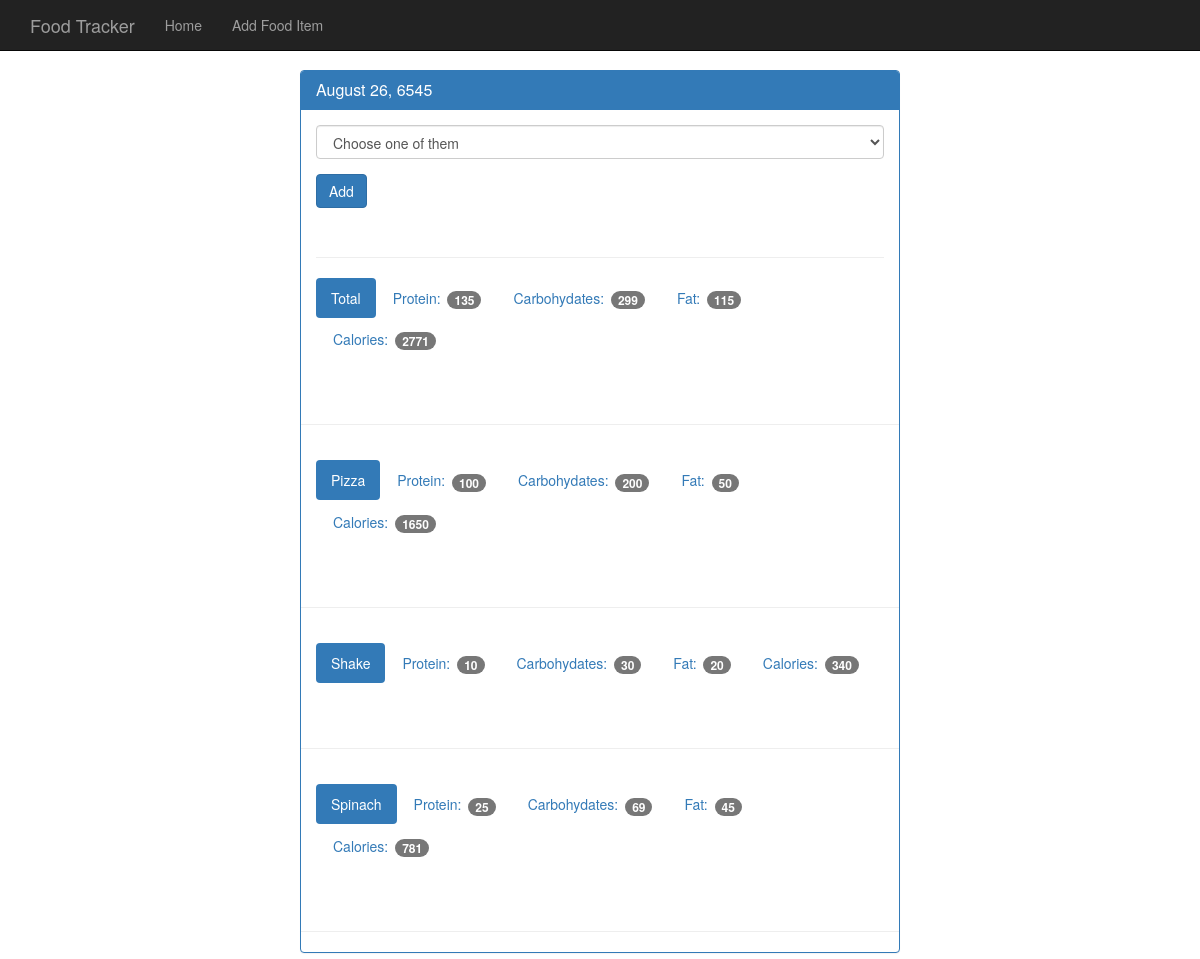
Screenshot of /view/65450826 with the database file from the repository.
### tables this page shows
CREATE TABLE food (
	id integer primary key autoincrement,
	name text not null,
	protein integer not null,
	carbohydrates integer not null,
	fat integer not null,
	calories integer not null
);

### app.py (the view)
@app.route('/view/<date>', methods=['POST', 'GET'])	#this date will be like 20170826 #for viewing day, various ways for particular date.. by adding parameter or by using query string value...
def view(date):
	db=get_db()
	cur = db.execute('select id, entry_date from log_date\
	where entry_date = ?', [date])
	date_result= cur.fetchone() #will haveid as well as the entry date as result['id'], result['entry_date']
	if request.method=='POST':
		db.execute('insert into food_date (food_id, log_date_id) values (?, ?)', [request.form['food-select'], date_result['id']])
		db.commit()
	d=datetime.strptime(str(date_result['entry_date']), '%Y%m%d')
	pretty_date = datetime.strftime(d,'%B %d, %Y')
	food_cur = db.execute('select id, name from food')
	food_results=food_cur.fetchall()
	log_cur=db.execute('select food.name, food.protein, food.carbohydrates, food.fat, food.calories from log_date\
		join food_date on food_date.log_date_id=log_date.id\
		join food on food.id=food_date.food_id where entry_date = ?', [date])
	log_results=log_cur.fetchall()
	totals = {} #dictionary
	totals['protein'] = 0
	totals['carbohydrates'] = 0
	totals['fat'] = 0
	totals['calories'] = 0
	for food in log_results:
		totals['protein'] += food['protein'] #this means the result that we get though query is an array but the variable we take for loop make it individual dictionary..
		totals['carbohydrates'] += food['carbohydrates']
		totals['fat'] += food['fat']
		totals['calories'] += food['calories']
	return render_template('day.html', entry_date= date_result['entry_date'], pretty_date=pretty_date,\
		food_results=food_results, log_results=log_results, totals=totals)

### database.py (called while the page is built)
def connect_db():
	sql=sqlite3.connect('C:\Flask\Flask_main\Food_App\Food_log.db')
	sql.row_factory=sqlite3.Row
	return sql

def get_db():
	if not hasattr(g,'sqlite3'):
		g.sqlite_db=connect_db()
	return g.sqlite_db

### Templates/day.html (shortened to what this page needs)
{% extends 'base.html' %}
    {% block body %}
    <nav class="navbar navbar-inverse navbar-fixed-top">
      <div class="container">
        <div class="navbar-header">
          <a class="navbar-brand" href="{{ url_for('index') }}">Food Tracker</a>
        </div>
        <div id="navbar" class="navbar-collapse collapse">
          <ul class="nav navbar-nav">
            <li><a href="{{ url_for('index') }}">Home</a></li>
            <li><a href="{{ url_for('food') }}">Add Food Item</a></li>
          </ul>
        </div>
      </div>
    </nav>
    <div class="container theme-showcase col-sm-6 col-sm-offset-3" role="main">
      <div class="row">
        <div>
          <div class="panel panel-primary">
            <div class="panel-heading">
              <h3 class="panel-title">{{pretty_date}}</h3>
            </div>
            <div class="panel-body">
              <form method="POST" action="{{url_for('view', date=entry_date)}}">
                <div class="form-group">
                  <select class="form-control" name="food-select">
                  <option selected disabled>Choose one of them</option>
                  </select>
                </div>
                <button type="submit" class="btn btn-primary">Add</button>
              </form>
              <div class="page-header"></div>
              <ul class="nav nav-pills" role="tablist">
                <li class="active"><a>Total</a></li>
                <li><a>Protein: <span class="badge">{{ totals.protein }}</span></a></li>
                <li><a>Carbohydates: <span class="badge">{{ totals.carbohydrates }}</span></a></li>
                <li><a>Fat: <span class="badge">{{ totals.fat }}</span></a></li>
                <li><a>Calories: <span class="badge">{{ totals.calories }}</span></a></li>
              </ul>
            </div>
            <div class="page-header"></div>
            {% for food in log_results %}
            <div class="panel-body">
              <ul class="nav nav-pills" role="tablist">
                <li class="active"><a>{{ food.name }}</a></li>
                <li><a>Protein: <span class="badge">{{ food.protein }}</span></a></li>
                <li><a>Carbohydates: <span class="badge">{{ food.carbohydrates }}</span></a></li>
                <li><a>Fat: <span class="badge">{{ food.fat }}</span></a></li>
                <li><a>Calories: <span class="badge">{{ food.calories }}</span></a></li>
              </ul>
            </div>
            <div class="page-header"></div>
            {% endfor %}
          </div>
        </div>
      </div>
    </div>
{% endblock %}

### Templates/base.html (shortened to what this page needs)
<!DOCTYPE html>
<html lang="en">
  <head>
    <link href="{{url_for('static',filename='bootstrap.min.css')}}" rel="stylesheet">
    <link href={{url_for('static',filename='theme.css')}} rel="stylesheet">
  </head>
  <body>
  {% block body %}{% endblock %}
  </body>
</html>

### static/theme.css (style rules this page uses)
body { padding-top: 70px; padding-bottom: 30px; }

### rows the page displays
food: name "Pizza", protein "100", carbohydrates "200", fat "50", calories "1650"
food: name "Shake", protein "10", carbohydrates "30", fat "20", calories "340"
food: name "Spinach", protein "25", carbohydrates "69", fat "45", calories "781"

### other values shown
{{ pretty_date }} "August 26, 6545"
{{ totals.protein }} "135"
{{ totals.carbohydrates }} "299"
{{ totals.fat }} "115"
{{ totals.calories }} "2771"
